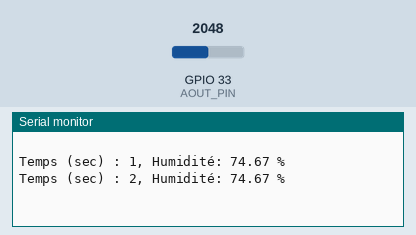
This sketch was run on a simulated ESP32. On the bench: the last lines printed to the serial monitor. The test bench sets the inputs (shaded band); at power-on: GPIO 33 (AOUT_PIN) = 2048.

Above: at 2.2 s.
2.3 s: GPIO 33 (AOUT_PIN) set to 2866
At 3.6 s:
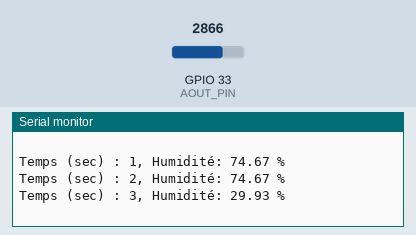
3.8 s: GPIO 33 (AOUT_PIN) set to 3603
At 4.4 s:
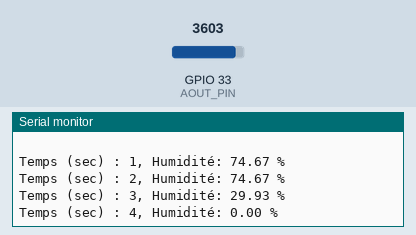
Timing chart, 0 to 6.8 s (numbered marks = the images above; inputs shaded):
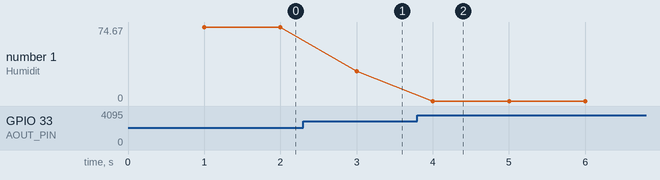

The sketch:

CMS.ino
```cpp
#define AOUT_PIN 33
unsigned long startTime;


const char* WIFI_SSID = "Bbox-32BE8614";
const char* WIFI_PASSWORD = "PcPQPfmPXTqVShDF6F";

String FIREBASE_HOST = "https://autonhome-af7ba-default-rtdb.europe-west1.firebasedatabase.app/";
String FIREBASE_AUTH = "idCrjvKYAhGFV56Yfnx8FbGtEzBDOzDGuvA40v7L";
String UserId = "8";

void setup() {
  Serial.begin(115200);
  startTime = millis();
  delay(1000);
  Serial.println(" ");
}

void loop() {
  int value= analogRead(AOUT_PIN);
  float humidity = ((value - 3413.4) / (1584.7 - 3413.4)) * 100;
  humidity = constrain(humidity, 0, 100);
  unsigned long currentTime = (millis() - startTime) / 1000;
  Serial.print("Temps (sec) : ");
  Serial.print(currentTime);
  Serial.print(", Humidité: ");
  Serial.print(humidity);
  Serial.println(" %");
  // Serial.print(", Valeur: ");
  // Serial.println(value);

  delay(1000);
}
```

Measured:
- after the input at 2.3 s, the serial monitor: prints a new line after 0.70 s (image 1)
- after the input at 3.8 s, the serial monitor: prints a new line after 0.20 s (image 2)
- plotted number 1: 74.67 → 29.93 after the input at 2.3 s, 29.93 → 0 after the input at 3.8 s
